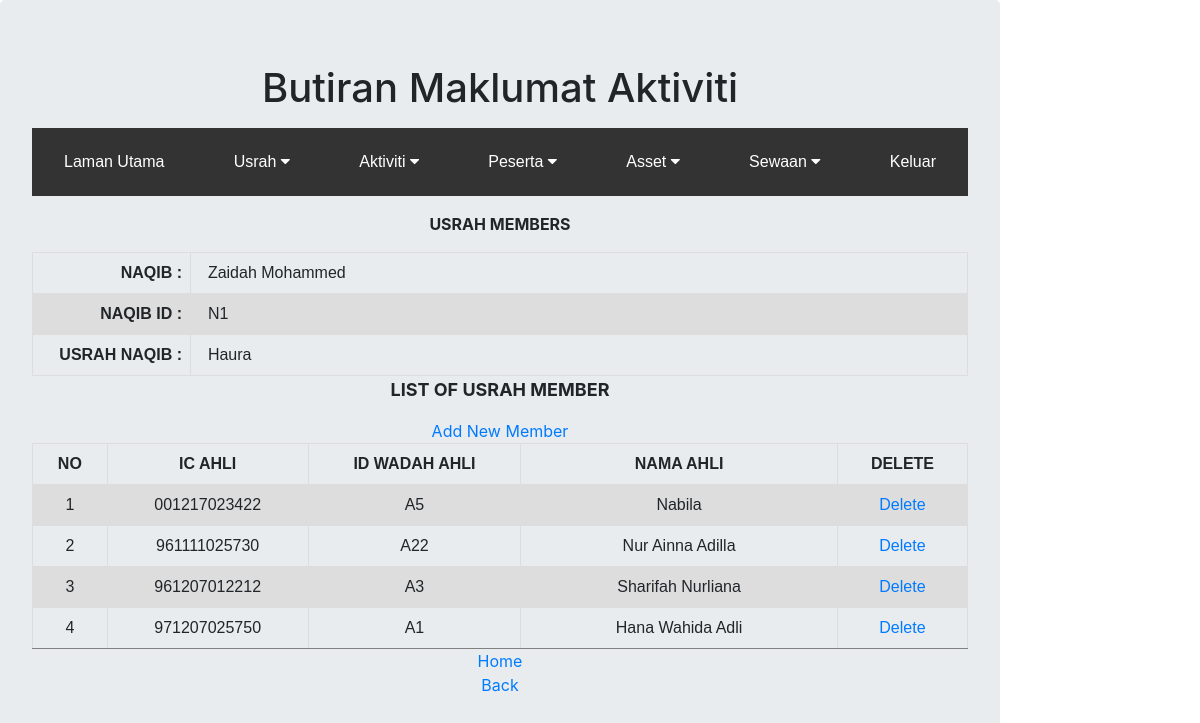
The page /listmember.php?usrah_naqib=Haura on the database its author committed.
### tables this page shows
CREATE TABLE `naqib` (
  `naqib_id` varchar(50) NOT NULL,
  `idWadah` varchar(50) NOT NULL,
  `naqib_name` varchar(50) NOT NULL,
  `IC_number` varchar(14) DEFAULT NULL,
  `gender` varchar(10) NOT NULL,
  `naqib_address` varchar(50) NOT NULL
);

CREATE TABLE `usrah` (
  `usrah_id` varchar(50) NOT NULL,
  `usrah_naqib` varchar(50) NOT NULL,
  `usrah_time` time NOT NULL,
  `usrah_day` varchar(10) NOT NULL,
  `naqib_id` varchar(50) NOT NULL,
  `usrah_discussion` varchar(50) NOT NULL,
  `usrah_level` varchar(6) NOT NULL
);

CREATE TABLE `ahli` (
  `ic_ahli` varchar(14) NOT NULL,
  `usrah_ahli` varchar(50) NOT NULL,
  `idwadah_ahli` varchar(50) NOT NULL,
  `nama_ahli` varchar(50) NOT NULL
);

### listmember.php (the view, shortened to what this page needs)
<!DOCTYPE html PUBLIC "-//W3C//DTD XHTML 1.0 Transitional//EN" "http://www.w3.org/TR/xhtml1/DTD/xhtml1-transitional.dtd">
<html xmlns="http://www.w3.org/1999/xhtml">
<head>
<title>List Member</title><link rel="stylesheet" type="text/css" href="https://maxcdn.bootstrapcdn.com/bootstrap/4.0.0/css/bootstrap.min.css">
</head>
<body>
	<div class="jumbotron">
		<center><h1>Butiran Maklumat Aktiviti</h1></center>
		<p><?php include ("dropdown.php");?></p>
</head>
<!DOCTYPE html PUBLIC "-//W3C//DTD XHTML 1.0 Transitional//EN" "http://www.w3.org/TR/xhtml1/DTD/xhtml1-transitional.dtd">
<html xmlns="http://www.w3.org/1999/xhtml">
<head>
</head>
<?php
		if (isset($_GET['usrah_naqib']))
			$usrah_naqib = $_GET['usrah_naqib'];
		else
			$usrah_naqib = 0;
		include 'dbconnect.php';
		$query = "SELECT `usrah`.*,`ahli`.*,`naqib`.* FROM `usrah`
		LEFT JOIN  `ahli` ON `ahli`.`usrah_ahli` = `usrah`.`usrah_naqib`
		RIGHT JOIN `naqib` ON `naqib`.`naqib_id`= `usrah`.`naqib_id`
		WHERE `usrah`.`usrah_naqib` =  '$usrah_naqib'";
		$query1 = "SELECT ic_ahli,idwadah_ahli,nama_ahli FROM ahli WHERE usrah_ahli = '$usrah_naqib'";
		$result = mysqli_query($conn,$query1) or die('SQL error');
		$result1 = mysqli_query($conn,$query) or die('SQL error2');
		$row1 = mysqli_fetch_array($result1, MYSQLI_ASSOC)
		?>
<body>
<div align="center">
  <p><strong>USRAH MEMBERS</strong></p>
  <table width="450" border="1">
    <tr>
      <th width="158" scope="row"><div align="right">NAQIB : </div></th>
      <td>&nbsp; <?php echo $row1['naqib_name']; ?></td>
    </tr>
    <tr>
      <th scope="row"><div align="right">NAQIB ID : </div></th>
      <td>&nbsp; <?php echo $row1['naqib_id']; ?></td>
    </tr>
    <tr>
      <th scope="row"><div align="right">USRAH NAQIB : </div></th>
      <td>&nbsp; <?php echo $row1['usrah_naqib']; ?></td>
    </tr>
  </table>
  <p><strong><span class="style3">LIST OF USRAH MEMBER</span></strong></p>
  <a href="addmember.php" >Add New Member</a><br>
  <table width="577" border="1">
    <tr>
      <th width="46" scope="row"><div align="center">NO</div></th>
      <td width="102"><div align="center"><strong>IC AHLI</strong></div></td>
      <td width="131"><div align="center"><strong>ID WADAH AHLI</strong></div></td>
      <td width="195"><div align="center"><strong>NAMA AHLI</strong></div></td>
      <td width="69"><div align="center"><strong>DELETE</strong></div></td>
    </tr>
    <tr><?php $count = 0;?>
	<?php
		 while($row = mysqli_fetch_array($result, MYSQLI_ASSOC))
		 {
	?>
      <td><div align="center"><?php $count = $count+1; print($count);?></div></td>
      <td><div align="center"><?php echo $row['ic_ahli'];?></div></td>
      <td><div align="center"><?php echo $row['idwadah_ahli'];?></div></td>
      <td><div align="center"><?php echo $row['nama_ahli'];?></div></td>
	  <td><div align="center"><a href="deletemember.php".php?ic_ahli=<?php echo $row['ic_ahli']; ?>">Delete</a></div></td>
    </tr>
	<tr><?php $count;?>
	<?php
		   }
	?>
	</tr>
  </table>
   <a href="home.php" >Home</a><br>
  <a href="listnaqib.php" >Back</a><br>
  <p class="style4">&nbsp;</p>
</div>
</body>
</html>

### dropdown.php (shortened to what this page needs)
<!DOCTYPE html>
<html>
<head>
<link rel="stylesheet" href="https://cdnjs.cloudflare.com/ajax/libs/font-awesome/4.7.0/css/font-awesome.min.css">
</head>
<body>
<div class="navbar">
  <a href="home.php">Laman Utama</a>
<div class="dropdown">
    <button class="dropbtn">Usrah
      <i class="fa fa-caret-down"></i>
    </button>
  </div>
  <div class="dropdown">
    <button class="dropbtn">Aktiviti
      <i class="fa fa-caret-down"></i>
    </button>
  </div>
  <div class="dropdown">
    <button class="dropbtn">Peserta
      <i class="fa fa-caret-down"></i>
    </button>
  </div>
  <div class="dropdown">
    <button class="dropbtn">Asset
      <i class="fa fa-caret-down"></i>
    </button>
  </div>
 <div class="dropdown">
    <button class="dropbtn">Sewaan
      <i class="fa fa-caret-down"></i>
    </button>
    </div>
   <a href="logout.php">Keluar</a>
</div>
</body>
</html>

### dropdown.php (style rules this page uses)
.navbar { overflow: show; background-color: #333; font-family: Arial, Helvetica, sans-serif; }
.navbar a { float: left; font-size: 16px; color: white; text-align: center; padding: 14px 16px; text-decoration: none; }
.dropdown { float: left; overflow: show; }
.dropdown .dropbtn { font-size: 16px; border: none; outline: none; color: white; padding: 14px 16px; background-color: inherit; font-family: inherit; margin: 0; }

### listmember.php (style rules this page uses)
body { background-repeat: no-repeat; background-position: right top; margin-right: 200px; background-attachment: fixed; }
table { font-family: arial, sans-serif; border-collapse: collapse; width: 100%; }
td, th { border: 1px solid #dddddd; text-align: left; padding: 8px; }
tr:nth-child(even) { background-color: #dddddd; }
.style4 { font-size: 18px; font-weight: bold; }

### rows shown on the page
naqib: naqib_name "Zaidah Mohammed", naqib_id "N1"
usrah: usrah_naqib "Haura"
ahli: ic_ahli "001217023422", idwadah_ahli "A5", nama_ahli "Nabila"
ahli: ic_ahli "961111025730", idwadah_ahli "A22", nama_ahli "Nur Ainna Adilla"
ahli: ic_ahli "961207012212", idwadah_ahli "A3", nama_ahli "Sharifah Nurliana"
ahli: ic_ahli "971207025750", idwadah_ahli "A1", nama_ahli "Hana Wahida Adli"
